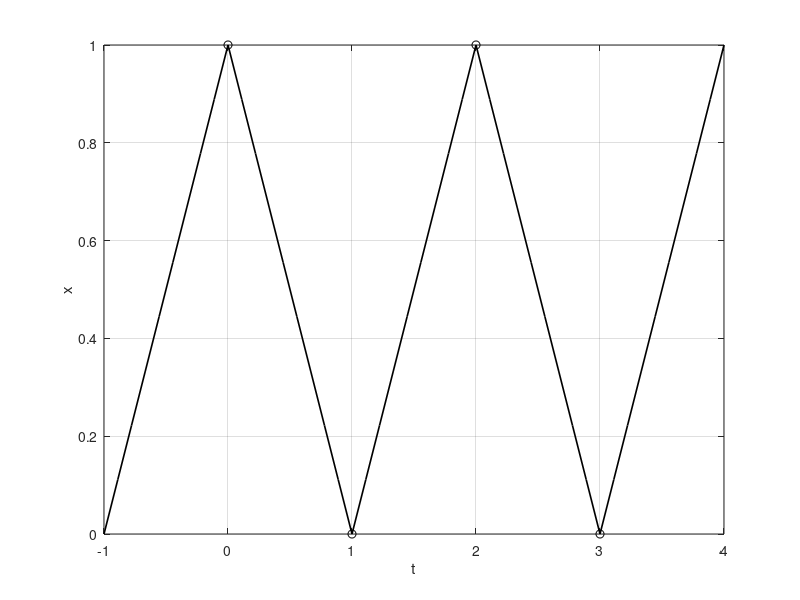

Write the MATLAB code that produced this figure.
hold off;
t0 = linspace(-1,0, 10);
t1 = linspace(0,1, 10);
t2 = linspace(1,2, 10);
t3 = linspace(2,3, 10);
t4 = linspace(3,4, 10);

f0 = @(t) t+1;
f1 = @(t) -t+1;
f2 = @(t) t-1;
f3 = @(t) -t+3;
f4 = @(t) t-3;

y0 = f0(t0);
y1 = f1(t1);
y2 = f2(t2);
y3 = f3(t3);
y4 = f4(t4);

pts_t = [0, 1, 2, 3];
pts_y = [1, 0, 1, 0];

% concatenate y1 and y2
y = [y0, y1, y2, y3, y4];
t = [t0, t1, t2, t3, t4];
plot(t, y, "k", 'LineWidth', 1.2)
hold on;
grid on;
scatter(pts_t, pts_y, "k")
xlabel("t")
ylabel("x")
